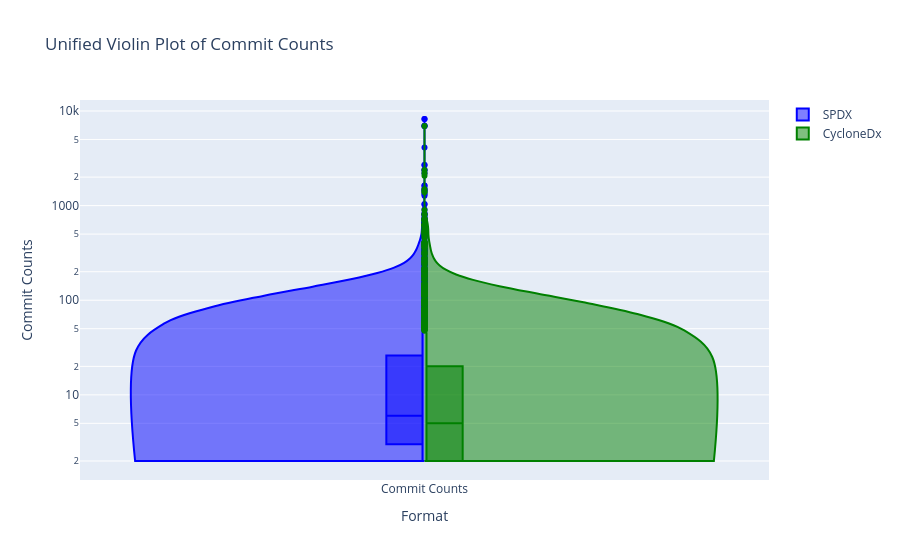

The notebook cell saved with this chart:
### Code cell
import pandas as pd
import plotly.graph_objects as go
import plotly.io as pio
import pickle
from collections import Counter

# Load data from files
with open('commit_counts_by_repo.pkl', 'rb') as f:
    commit_count_repos = pickle.load(f)

df = pd.read_csv('CycloneNSpdxTools.csv')

# Initialize counters
spdx_counter = Counter()
cyclonedx_counter = Counter()

# Update counters based on the dataframe
for index, row in df.iterrows():
    if row['Format'] == 'SPDX':
        spdx_counter.update(v for v in commit_count_repos[row['Repo']].values() if v > 1)
    elif row['Format'] == 'CycloneDx':
        cyclonedx_counter.update(v for v in commit_count_repos[row['Repo']].values() if v > 1)

# Prepare data for plotting
spdx_data = [count for count in spdx_counter.elements()]
cyclonedx_data = [count for count in cyclonedx_counter.elements()]

# Create the unified violin plot
fig = go.Figure()

fig.add_trace(go.Violin(
    y=spdx_data,
    x=['Commit Counts'] * len(spdx_data),
    box_visible=True,
    line_color='blue',
    spanmode='hard',
    side='negative',  # Set to show on the left side
    name='SPDX'
))

fig.add_trace(go.Violin(
    y=cyclonedx_data,
    x=['Commit Counts'] * len(cyclonedx_data),
    box_visible=True,
    line_color='green',
    spanmode='hard',
    side='positive',  # Set to show on the right side
    name='CycloneDx'
))

# Update layout for log scale
fig.update_layout(
    title="Unified Violin Plot of Commit Counts",
    xaxis_title="Format",
    yaxis_title="Commit Counts",
    yaxis_type="log",
    violingap=0.4,  # Adjusts the gap between violins
    violinmode='overlay',  # Overlays the violins side by side
)

# Show the plot
pio.show(fig)

### Figure 1 — Plotly figure (JSON) as saved in the notebook; plotly's stock layout.template omitted (floating-point values rounded to 4 significant figures; data arrays with more than 128 entries replaced by an {"elided": "..."} marker saying what was removed)
{"data": [{"box": {"visible": true}, "line": {"color": "blue"}, "name": "SPDX", "side": "negative", "spanmode": "hard", "type": "violin", "x": {"elided": "2213 str values"}, "y": {"elided": "2213 int values"}}, {"box": {"visible": true}, "line": {"color": "green"}, "name": "CycloneDx", "side": "positive", "spanmode": "hard", "type": "violin", "x": {"elided": "1286 str values"}, "y": {"elided": "1286 int values"}}], "layout": {"title": {"text": "Unified Violin Plot of Commit Counts"}, "violingap": 0.4, "violinmode": "overlay", "xaxis": {"title": {"text": "Format"}}, "yaxis": {"title": {"text": "Commit Counts"}, "type": "log"}}}
